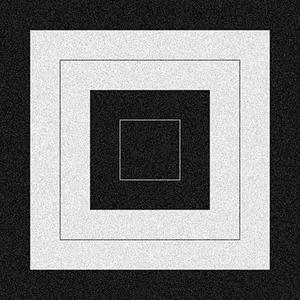
#> input picture Lab 01/1907121/assignment/images/box.jpg, 300 x 300 px
$ python -i sobel.py   (imports and definitions only)
#> lines starting #> are read from the running program, lines starting #| are printed output that depends on the picture
### Lab 01/1907121/assignment/kernel_generator.py
# -*- coding: utf-8 -*-
"""
Created on Sun Mar  3 19:58:22 2024

@author: Doniel
"""

import numpy as np
import math
# import scipy.ndimages as ndimage

def generateGaussianKernel(sigmaX, sigmaY, MUL = 5):
#> called with sigmaX = 1, sigmaY = 1, MUL = 5
    w = int(sigmaX * MUL) | 1
    h = int(sigmaY * MUL) | 1

    print("n of the kernel: ",h,"*",w)

    cx = w // 2  # 2
    cy = h // 2  # 2

    kernel = np.zeros((w, h))
    c = 1 / ( 2 * np.pi * sigmaX * sigmaY )

    for x in range(w):
        for y in range(h):
            dx = x - cx  # -2,-1,0,1,2
            dy = y - cy  # -2,-1,0,1,2

            x_part = (dx*dx) / (sigmaX * sigmaX)
            y_part = (dy*dy) / (sigmaY * sigmaY)

            kernel[x][y] = c * math.exp( - 0.5 * (x_part + y_part) )

    formatted_kernel = kernel / np.min(kernel)
    formatted_kernel = formatted_kernel.astype(int)

    print("Formatted gaussian filter")
    print(formatted_kernel)
    return (kernel)

def generateMeanKernel(rows = 3, cols = 3):#odd
#> called with rows = 5, cols = 5
    formatted_kernel = np.zeros( (rows, cols) )

    for x in range(0, rows):
        for y in range(0, cols):
            formatted_kernel[x,y] = 1


    kernel = formatted_kernel / (rows * cols)

    print("Formatted mean filter")
    print(formatted_kernel)
    return (kernel)

# [10 lines of commented-out code are left out]

def generateLaplacianKernel(negCenter = True, n = 3):
#> called with negCenter = True, n = 3
    n = n | 1             # n must be odd
    kernel = np.zeros((n,n))
    center = n * n -1
    if negCenter:
        for i in range(n):
            for j in range(n):
                kernel[i][j] = 1
        kernel[n // 2][n // 2] = - center
    else:
        for i in range(n):
            for j in range(n):
                kernel[i][j] = -1
        kernel[n // 2][n // 2] = center

    print("Lapcian Kernel")
    print(kernel)
    return kernel

def generateLogKernel(sigma, MUL = 7):
#> called with sigma = 1.4, MUL = 7
    n = int(sigma * MUL)
    n = n | 1

    kernel = np.zeros((n,n))

    center = n // 2
    part1 = -1 / (np.pi * sigma**4)

    for x in range(n):
        for y in range(n):
            dx = x - center
            dy = y - center

            part2 = (dx**2 + dy**2) / (2 * sigma**2)

            kernel[x][y] =  part1 * (1 - part2) * np.exp(-part2)


    mn = np.min(np.abs(kernel))
    formatted_kernel = (kernel / mn).astype(int)
    print("Formatted LoG kernel")
    print(formatted_kernel)

    return (kernel)

def generateSobelKernel( horiz = True ):
    sobel_x = np.array([
        [-1, 0, 1],
        [-2, 0, 2],
        [-1, 0, 1]
    ])

    sobel_y = np.array([
        [1, 2, 1],
        [ 0,  0,  0],
        [-1, -2, -1]
    ])

    print("Horizontal" if horiz else "Vetical", end=" ")
    print("Sobel Filter")
    print(sobel_x if horiz else sobel_y)
    return sobel_x if horiz else sobel_y


def testKernel():
    kernel = generateGaussianKernel( sigmaX = 1, sigmaY = 1, MUL = 5)

    kernel = generateMeanKernel( rows = 5, cols = 5 )

    kernel = generateLaplacianKernel(negCenter = True, n=3)

    kernel = generateLogKernel(1.4)
    print(kernel)

    kernel = generateSobelKernel( horiz = True )

    print("-")


testKernel()

### Lab 01/1907121/assignment/convolution.py
# -*- coding: utf-8 -*-
"""
Created on Mon Mar  4 00:40:23 2024

@author: Doniel
"""

import cv2
import numpy as np

def normalize(image):
    cv2.normalize(image,image,0,255,cv2.NORM_MINMAX)
    return np.round(image).astype(np.uint8)

def pad_image(image, kernel_height, kernel_width, kernel_center):
    pad_top = kernel_center[0]
    pad_bottom = kernel_height - kernel_center[0] - 1
    pad_left = kernel_center[1]
    pad_right = kernel_width - kernel_center[1] - 1

    padded_image = np.pad(image, ((pad_top, pad_bottom), (pad_left, pad_right)), mode='constant', constant_values = 0)
    return padded_image

def convolve(image, kernel, kernel_center = (-1,-1)):
#> called with image = array of shape (3, 3), kernel = array of shape (3, 3), kernel_center = (0, 0)
    kernel_height, kernel_width = len(kernel), len(kernel[0])

    # if kernel center is not defined, then it will use the center symmetric center
    if kernel_center[0] == -1:
        kernel_center = ( kernel_height // 2, kernel_width // 2 )

    # pad the input image based on kernel and center
    padded_image = pad_image(image = image,  kernel_height = kernel_height, kernel_width = kernel_width, kernel_center = kernel_center)

    # generating output with dummy zeros(0)
    output = np.zeros_like(padded_image, dtype='float32')

    print("Padded image")
    print(padded_image)

    # xx = 1
    # yy = 2
    # print(f"Value at ({xx},{yy}) is {padded_image[xx,yy]}")

    # padded image height, width
    padded_height, padded_width = padded_image.shape

    kcx = kernel_center[0]
    kcy = kernel_center[1]

    # iterating through height. For (1,1) kernel, it iterates from 1 to (h - 1)
    for x in range( kcx, padded_height - ( kernel_height - (kcx+1)) ):
        # iterate through width. For (1,1) kernel, it iterates from 1 to (w - 1)
        for y in range( kcy, padded_width - ( kernel_width - (kcy + 1)) ):

            # calculating the portion in image, that will be convoluted now
            image_start_x = x - kcx
            image_start_y = y - kcy

            # if x == 1 and y == 2:
            #     print(f"For position({x},{y}): image from: ({image_start_x},{image_start_y}) to ({image_start_x+kernel_height},{image_start_y+kernel_width})")

            sum = 0
            N = kernel_width // 2
            for kx in range( -N, N+1):
                for ky in range( -N, N+1 ):
                    rel_pos_in_kernel_x = kx + N # x-i
                    rel_pos_in_kernel_y = ky + N # y-j

                    rel_pos_in_image_x = N - kx # 2
                    rel_pos_in_image_y = N - ky # 2

                    act_pos_in_image_x = rel_pos_in_image_x + image_start_x # 2 + 2 = 4
                    act_pos_in_image_y = rel_pos_in_image_y + image_start_y # 3 + 2 = 5

                    k_val = kernel[ rel_pos_in_kernel_x ][ rel_pos_in_kernel_y ]
                    i_val = padded_image[ act_pos_in_image_x ][ act_pos_in_image_y ]

                    # if x == 1 and y == 2:
                    #     #print(k_val, "*", i_val)
                    #     print(f"({rel_pos_in_image_x}, {rel_pos_in_image_y}) * ({rel_pos_in_kernel_x}, {rel_pos_in_kernel_y}): {k_val} * {i_val} Actual pos in image: ({act_pos_in_image_x}, {act_pos_in_image_y})")

                    sum +=  k_val * i_val

                output[x,y] = sum

    print("Output before cropping")
    print(output)
    # Crop the output to the original image size
    out = output[kernel_center[0]:-kernel_height + kernel_center[0] + 1, kernel_center[1]:-kernel_width + kernel_center[1] + 1]

    return out


image = np.array([
    [1,2,3],
    [4,5,6],
    [7,8,9]
])


kernel = np.array([
    [1,2,3],
    [4,5,6],
    [7,8,9]
])

# kernel = np.array([
#     [0,0,0],
#     [0,1,0],
#     [0,0,0]
# ])

out = convolve(image=image, kernel=kernel,kernel_center=(0,0))
print(out)

### Lab 01/1907121/assignment/sobel.py
# -*- coding: utf-8 -*-
"""
Created on Mon Mar  4 00:42:41 2024

@author: Doniel
"""

import cv2
import numpy as np
from kernel_generator import generateSobelKernel
from convolution import normalize
from convolution import convolve
import math
from enum import Enum


class InputImageType(Enum):
    GRAY = 1
    RGB_HSV = 2

def perform_sobel(imagePath, conv_type = InputImageType.GRAY, kernel_center = (-1,-1)):

#> called with imagePath = 'images/box.jpg', kernel_center = (-1, -1)
    if conv_type == InputImageType.GRAY:
        image = cv2.imread( imagePath, cv2.IMREAD_GRAYSCALE )
#> image is the input picture: shape (300, 300); min 0, max 255, mean 122.3
        kernel_horiz = generateSobelKernel(horiz=True)
        image_horiz = convolve(image=image, kernel=kernel_horiz, kernel_center=kernel_center)
#> call 2 of convolve, with kernel = array of shape (3, 3), kernel_center = (-1, -1)
#> call 2 of pad_image, with kernel_height = 3, kernel_width = 3, kernel_center = (1, 1)
#> in pad_image (call 2), `padded_image = np.pad(image, ((pad_top, pad_bottom), (pad_left, pad_ri..`:
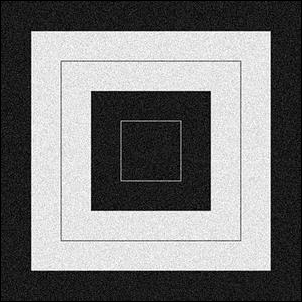
#> padded_image: shape (302, 302); min 0, max 255, mean 120.7
#> (printed output is left out)
#> after the loop in convolve (call 2), `for x in range( kcx, padded_height - ( kernel_height - (kcx+1)) ):`:
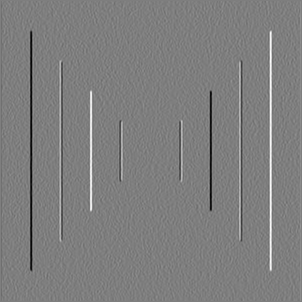
#> output: shape (302, 302) float32; min -989, max 1002, mean 0; drawn with min black and max white
#> (printed output is left out)

        #image_horiz = normalize(image_horiz)
        cv2.imshow('Horiz image', image_horiz)
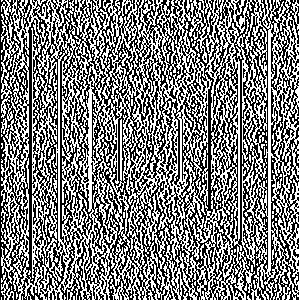
#> window 'Horiz image': shape (300, 300); 49.4% white in thin lines or dots
        cv2.waitKey(0)

        kernel_vert = generateSobelKernel(horiz=False)
        image_vert  = convolve(image=image, kernel=kernel_vert, kernel_center=kernel_center)
#> call 3 of convolve, with kernel = array of shape (3, 3), kernel_center = (-1, -1)
#> (printed output is left out)
#> after the loop in convolve (call 3), `for x in range( kcx, padded_height - ( kernel_height - (kcx+1)) ):`:
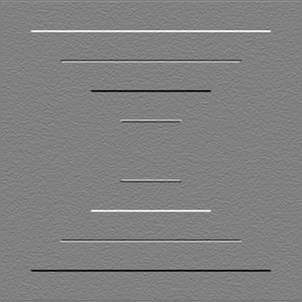
#> output: shape (302, 302) float32; min -1001, max 980, mean 0; drawn with min black and max white
#> (printed output is left out)
#> in convolve (call 3), `out = output[kernel_center[0]:-kernel_height + kernel_center[0] + 1, k..`:
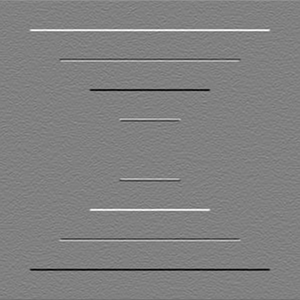
#> out: shape (300, 300) float32; min -1001, max 980, mean 0; drawn with min black and max white
        #image_vert = normalize(image_vert)

        cv2.imshow('Vertical image', image_vert)
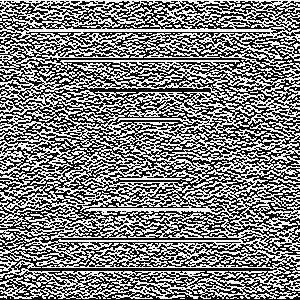
#> window 'Vertical image': shape (300, 300); 49.3% white in thin lines or dots
        cv2.waitKey(0)

        height, width = image.shape
#> height = 300; width = 300
        out = np.zeros_like(image, dtype='float32')

        for x in range(0,height):
            for y in range(0, width):
                dx = image_horiz[x,y]
                dy = image_vert[x,y]

                res = math.sqrt( dx**2 + dy**2 )
                out[x,y] = res
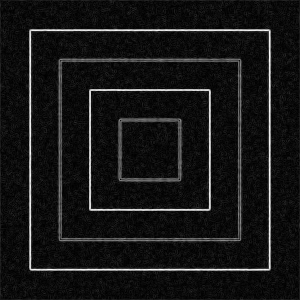
#> out: shape (300, 300) float32; min 0, max 1002, mean 84.8; drawn with min black and max white

        out = normalize(out)

        cv2.imshow('Output image', out)
        cv2.waitKey(0)
        cv2.destroyAllWindows()


def showSobelKernel():
    kernel_horiz = generateSobelKernel(horiz=True)
    print("Horizontal sobel kernel")
    print(kernel_horiz)

    kernel_vert = generateSobelKernel(horiz=False)
    print("Vertical sobel kernel")
    print(kernel_vert)

#image_path = '.\images\\lena.jpg'
#perform_sobel(imagePath=image_path, conv_type=InputImageType.GRAY, kernel_center=(0,0))

>>> result = perform_sobel('images/box.jpg')
